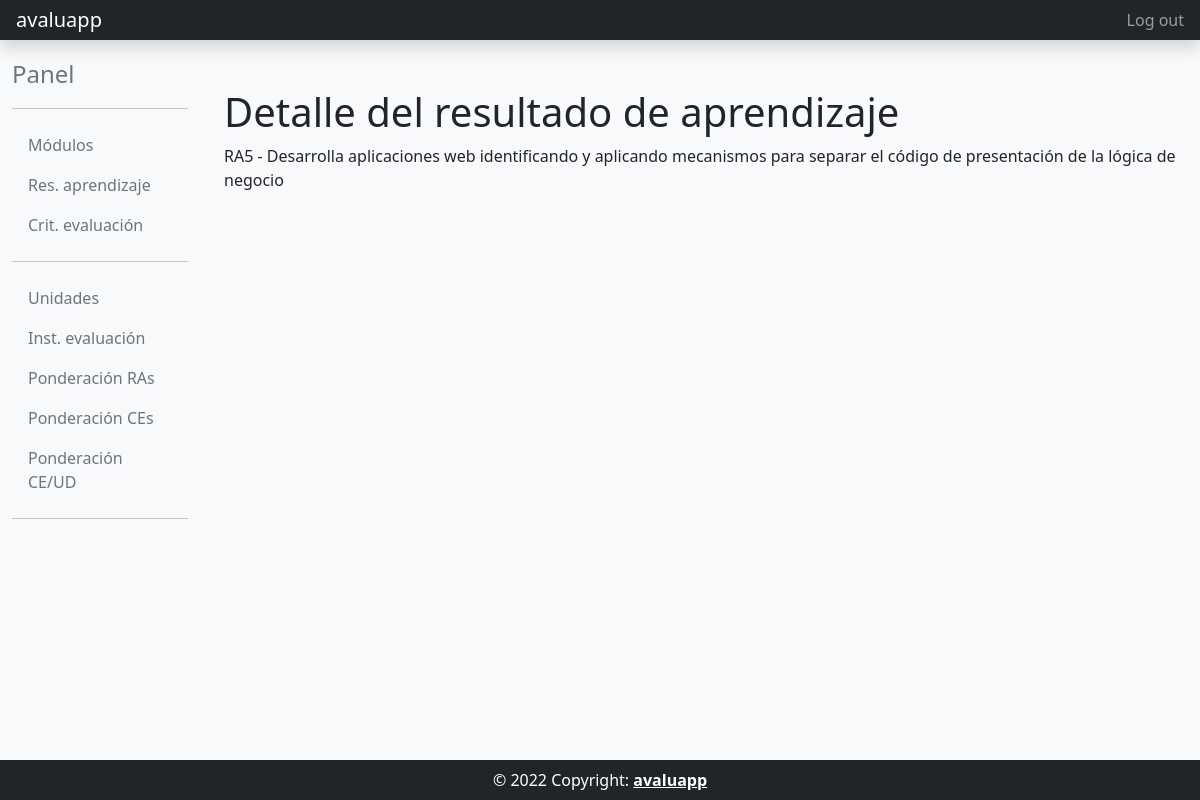
Screenshot of /ra_detail/1/ (signed in) with the database file from the repository.
### core/models.py (models this page shows, shortened)
class ResAprendizaje(models.Model):
    modulo = models.ForeignKey(Modulo,on_delete=models.PROTECT)
    codigo = models.CharField(max_length=10)
    descripcion = models.TextField()
    class Meta:
        unique_together = ('modulo','codigo')
        verbose_name= 'Resultado Aprendizaje'
        verbose_name_plural= 'Resultados Aprendizaje'
        ordering= ['codigo']

### core/views.py (the view)
# urls.py: path('ra_detail/<int:pk>/', core_views.RADetailView.as_view(), name='ra_detail'),
class RADetailView(DetailView):
    model = ResAprendizaje
    template_name = 'core/ra_detail.html'
    @method_decorator(csrf_exempt)
    @method_decorator(login_required)
    def dispatch(self, request, *args, **kwargs):
        return super().dispatch(request, *args, **kwargs)

### templates/core/ra_detail.html
{% extends "common/base_intranet.html" %}
{% block main_content %}
<h1>Detalle del resultado de aprendizaje</h1>
<p>
    {{object.codigo}} - {{object.descripcion|safe}}
</p>
{% endblock main_content %}

### rows the page displays
ResAprendizaje: codigo "RA5", descripcion "Desarrolla aplicaciones web identificando y aplicando mecanismos para separar el código de presentación de la lógica de negocio"
